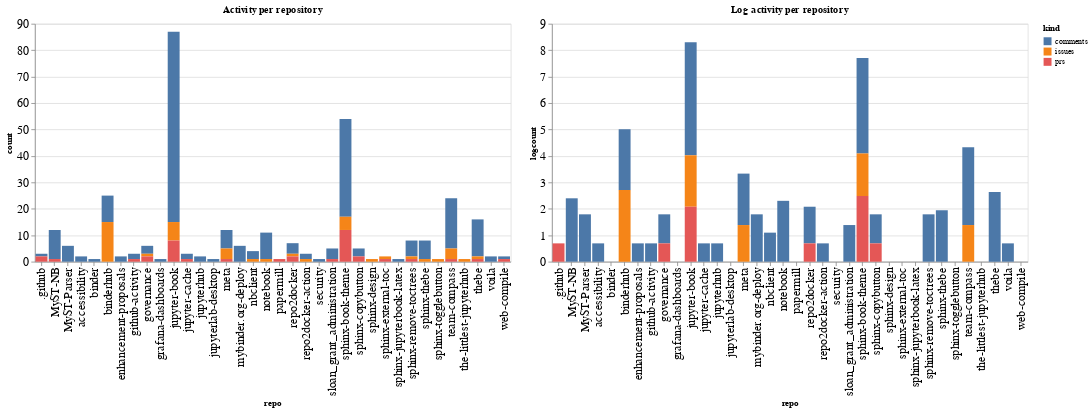

The notebook cell this image was saved under:
### Code cell
ch1 = alt.Chart(repo_summaries, width=600, title="Activity per repository").mark_bar().encode(
    x='repo',
    y='count',
    color='kind',
    tooltip="kind"
)

ch2 = alt.Chart(repo_summaries, width=600, title="Log activity per repository").mark_bar().encode(
    x='repo',
    y='logcount',
    color='kind',
    tooltip="kind"
)

ch1 | ch2

### Figure 1 — Vega-Lite specification as saved in the notebook (floating-point values rounded to 4 significant figures)
{"config": {"axisLeft": {"labelFontSize": 15}, "axisBottom": {"labelFontSize": 15}}, "hconcat": [{"mark": "bar", "encoding": {"color": {"type": "nominal", "field": "kind"}, "tooltip": {"type": "nominal", "field": "kind"}, "x": {"type": "nominal", "field": "repo"}, "y": {"type": "quantitative", "field": "count"}}, "title": "Activity per repository", "width": 600}, {"mark": "bar", "encoding": {"color": {"type": "nominal", "field": "kind"}, "tooltip": {"type": "nominal", "field": "kind"}, "x": {"type": "nominal", "field": "repo"}, "y": {"type": "quantitative", "field": "logcount"}}, "title": "Log activity per repository", "width": 600}], "data": {"name": "data-87fdae25f51000f6c39908d481630355"}, "$schema": "https://vega.github.io/schema/vega-lite/v4.8.1.json", "datasets": {"data-87fdae25f51000f6c39908d481630355": [{"repo": ".github", "kind": "comments", "count": 1, "logcount": 0.0}, {"repo": ".github", "kind": "prs", "count": 2, "logcount": 0.6931}, {"repo": "MyST-NB", "kind": "comments", "count": 11, "logcount": 2.398}, {"repo": "MyST-NB", "kind": "prs", "count": 1, "logcount": 0.0}, {"repo": "MyST-Parser", "kind": "comments", "count": 6, "logcount": 1.792}, {"repo": "accessibility", "kind": "comments", "count": 2, "logcount": 0.6931}, {"repo": "binder", "kind": "comments", "count": 1, "logcount": 0.0}, {"repo": "binderhub", "kind": "comments", "count": 10, "logcount": 2.303}, {"repo": "binderhub", "kind": "issues", "count": 15, "logcount": 2.708}, {"repo": "enhancement-proposals", "kind": "comments", "count": 2, "logcount": 0.6931}, {"repo": "github-activity", "kind": "comments", "count": 2, "logcount": 0.6931}, {"repo": "github-activity", "kind": "prs", "count": 1, "logcount": 0.0}, {"repo": "governance", "kind": "comments", "count": 3, "logcount": 1.099}, {"repo": "governance", "kind": "issues", "count": 1, "logcount": 0.0}, {"repo": "governance", "kind": "prs", "count": 2, "logcount": 0.6931}, {"repo": "grafana-dashboards", "kind": "comments", "count": 1, "logcount": 0.0}, {"repo": "jupyter-book", "kind": "comments", "count": 72, "logcount": 4.277}, {"repo": "jupyter-book", "kind": "issues", "count": 7, "logcount": 1.946}, {"repo": "jupyter-book", "kind": "prs", "count": 8, "logcount": 2.079}, {"repo": "jupyter-cache", "kind": "comments", "count": 2, "logcount": 0.6931}, {"repo": "jupyter-cache", "kind": "prs", "count": 1, "logcount": 0.0}, {"repo": "jupyterhub", "kind": "comments", "count": 2, "logcount": 0.6931}, {"repo": "jupyterlab-desktop", "kind": "comments", "count": 1, "logcount": 0.0}, {"repo": "meta", "kind": "comments", "count": 7, "logcount": 1.946}, {"repo": "meta", "kind": "issues", "count": 4, "logcount": 1.386}, {"repo": "meta", "kind": "prs", "count": 1, "logcount": 0.0}, {"repo": "mybinder.org-deploy", "kind": "comments", "count": 6, "logcount": 1.792}, {"repo": "nbclient", "kind": "comments", "count": 3, "logcount": 1.099}, {"repo": "nbclient", "kind": "issues", "count": 1, "logcount": 0.0}, {"repo": "notebook", "kind": "comments", "count": 10, "logcount": 2.303}, {"repo": "notebook", "kind": "issues", "count": 1, "logcount": 0.0}, {"repo": "papermill", "kind": "prs", "count": 1, "logcount": 0.0}, {"repo": "repo2docker", "kind": "comments", "count": 4, "logcount": 1.386}, {"repo": "repo2docker", "kind": "issues", "count": 1, "logcount": 0.0}, {"repo": "repo2docker", "kind": "prs", "count": 2, "logcount": 0.6931}, {"repo": "repo2docker-action", "kind": "comments", "count": 2, "logcount": 0.6931}, {"repo": "repo2docker-action", "kind": "issues", "count": 1, "logcount": 0.0}, {"repo": "security", "kind": "comments", "count": 1, "logcount": 0.0}, {"repo": "sloan_grant_administration", "kind": "comments", "count": 4, "logcount": 1.386}, {"repo": "sloan_grant_administration", "kind": "prs", "count": 1, "logcount": 0.0}, {"repo": "sphinx-book-theme", "kind": "comments", "count": 37, "logcount": 3.611}, {"repo": "sphinx-book-theme", "kind": "issues", "count": 5, "logcount": 1.609}, {"repo": "sphinx-book-theme", "kind": "prs", "count": 12, "logcount": 2.485}, {"repo": "sphinx-copybutton", "kind": "comments", "count": 3, "logcount": 1.099}, {"repo": "sphinx-copybutton", "kind": "prs", "count": 2, "logcount": 0.6931}, {"repo": "sphinx-design", "kind": "issues", "count": 1, "logcount": 0.0}, {"repo": "sphinx-external-toc", "kind": "issues", "count": 1, "logcount": 0.0}, {"repo": "sphinx-external-toc", "kind": "prs", "count": 1, "logcount": 0.0}, {"repo": "sphinx-jupyterbook-latex", "kind": "comments", "count": 1, "logcount": 0.0}, {"repo": "sphinx-remove-toctrees", "kind": "comments", "count": 6, "logcount": 1.792}, {"repo": "sphinx-remove-toctrees", "kind": "issues", "count": 1, "logcount": 0.0}, {"repo": "sphinx-remove-toctrees", "kind": "prs", "count": 1, "logcount": 0.0}, {"repo": "sphinx-thebe", "kind": "comments", "count": 7, "logcount": 1.946}, {"repo": "sphinx-thebe", "kind": "issues", "count": 1, "logcount": 0.0}, {"repo": "sphinx-togglebutton", "kind": "issues", "count": 1, "logcount": 0.0}, {"repo": "team-compass", "kind": "comments", "count": 19, "logcount": 2.944}, {"repo": "team-compass", "kind": "issues", "count": 4, "logcount": 1.386}, {"repo": "team-compass", "kind": "prs", "count": 1, "logcount": 0.0}, {"repo": "the-littlest-jupyterhub", "kind": "issues", "count": 1, "logcount": 0.0}, {"repo": "thebe", "kind": "comments", "count": 14, "logcount": 2.639}, {"repo": "thebe", "kind": "issues", "count": 1, "logcount": 0.0}, {"repo": "thebe", "kind": "prs", "count": 1, "logcount": 0.0}, {"repo": "voila", "kind": "comments", "count": 2, "logcount": 0.6931}, {"repo": "web-compile", "kind": "comments", "count": 1, "logcount": 0.0}, {"repo": "web-compile", "kind": "prs", "count": 1, "logcount": 0.0}]}}
